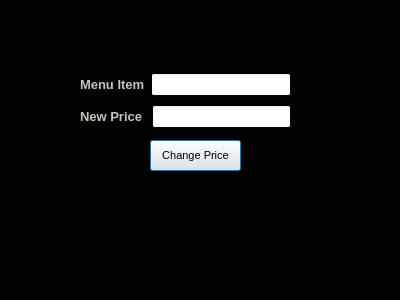
<?xml version="1.0" encoding="UTF-8"?>
<ui version="4.0">
 <class>changePrice</class>
 <widget class="QDialog" name="changePrice">
  <property name="geometry">
   <rect>
    <x>0</x>
    <y>0</y>
    <width>400</width>
    <height>300</height>
   </rect>
  </property>
  <property name="palette">
   <palette>
    <active>
     <colorrole role="WindowText">
      <brush brushstyle="SolidPattern">
       <color alpha="255">
        <red>198</red>
        <green>197</green>
        <blue>185</blue>
       </color>
      </brush>
     </colorrole>
     <colorrole role="Base">
      <brush brushstyle="SolidPattern">
       <color alpha="255">
        <red>255</red>
        <green>255</green>
        <blue>255</blue>
       </color>
      </brush>
     </colorrole>
     <colorrole role="Window">
      <brush brushstyle="SolidPattern">
       <color alpha="255">
        <red>2</red>
        <green>2</green>
        <blue>2</blue>
       </color>
      </brush>
     </colorrole>
    </active>
    <inactive>
     <colorrole role="WindowText">
      <brush brushstyle="SolidPattern">
       <color alpha="255">
        <red>198</red>
        <green>197</green>
        <blue>185</blue>
       </color>
      </brush>
     </colorrole>
     <colorrole role="Base">
      <brush brushstyle="SolidPattern">
       <color alpha="255">
        <red>255</red>
        <green>255</green>
        <blue>255</blue>
       </color>
      </brush>
     </colorrole>
     <colorrole role="Window">
      <brush brushstyle="SolidPattern">
       <color alpha="255">
        <red>2</red>
        <green>2</green>
        <blue>2</blue>
       </color>
      </brush>
     </colorrole>
    </inactive>
    <disabled>
     <colorrole role="WindowText">
      <brush brushstyle="SolidPattern">
       <color alpha="255">
        <red>120</red>
        <green>120</green>
        <blue>120</blue>
       </color>
      </brush>
     </colorrole>
     <colorrole role="Base">
      <brush brushstyle="SolidPattern">
       <color alpha="255">
        <red>2</red>
        <green>2</green>
        <blue>2</blue>
       </color>
      </brush>
     </colorrole>
     <colorrole role="Window">
      <brush brushstyle="SolidPattern">
       <color alpha="255">
        <red>2</red>
        <green>2</green>
        <blue>2</blue>
       </color>
      </brush>
     </colorrole>
    </disabled>
   </palette>
  </property>
  <property name="font">
   <font>
    <pointsize>10</pointsize>
    <weight>75</weight>
    <bold>true</bold>
   </font>
  </property>
  <property name="windowTitle">
   <string>Dialog</string>
  </property>
  <widget class="QPushButton" name="pushButton_Price">
   <property name="geometry">
    <rect>
     <x>150</x>
     <y>140</y>
     <width>91</width>
     <height>31</height>
    </rect>
   </property>
   <property name="font">
    <font>
     <pointsize>8</pointsize>
     <weight>50</weight>
     <bold>false</bold>
    </font>
   </property>
   <property name="text">
    <string>Change Price</string>
   </property>
  </widget>
  <widget class="QWidget" name="">
   <property name="geometry">
    <rect>
     <x>80</x>
     <y>70</y>
     <width>211</width>
     <height>61</height>
    </rect>
   </property>
   <layout class="QVBoxLayout" name="verticalLayout">
    <item>
     <layout class="QHBoxLayout" name="horizontalLayout_2">
      <item>
       <widget class="QLabel" name="label">
        <property name="text">
         <string>Menu Item</string>
        </property>
       </widget>
      </item>
      <item>
       <widget class="QLineEdit" name="lineEdit"/>
      </item>
     </layout>
    </item>
    <item>
     <layout class="QHBoxLayout" name="horizontalLayout">
      <item>
       <widget class="QLabel" name="label_newPrice">
        <property name="text">
         <string>New Price </string>
        </property>
       </widget>
      </item>
      <item>
       <widget class="QLineEdit" name="lineEdit_newPrice"/>
      </item>
     </layout>
    </item>
   </layout>
  </widget>
 </widget>
 <resources/>
 <connections/>
</ui>
